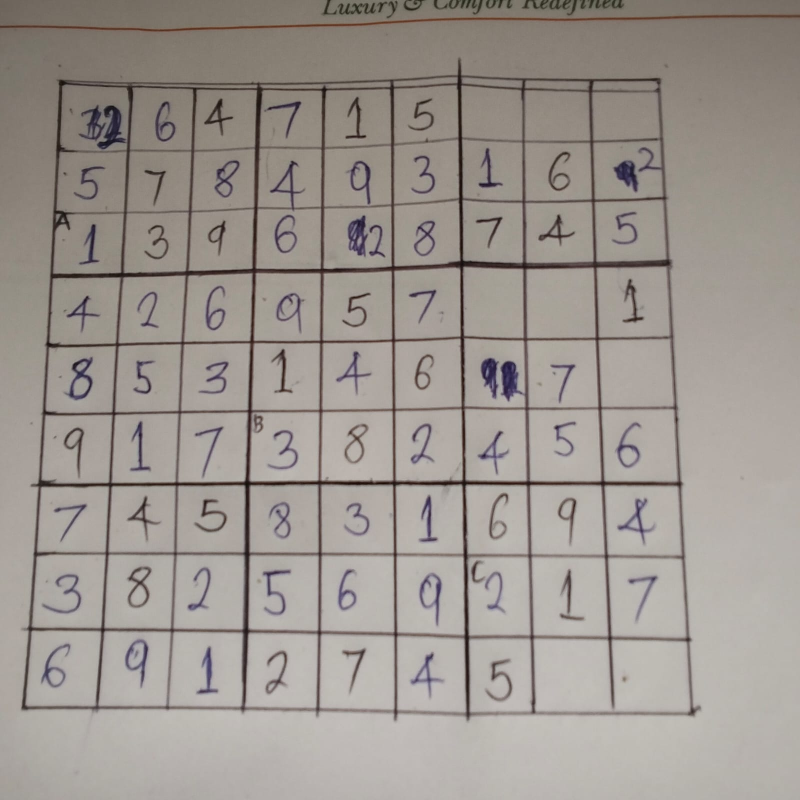
#> input picture sudoku.jpeg, 1600 x 1600 px (shown at 1/2 size)
$ python grid_detection.py
#> lines starting #> are read from the running program, lines starting #| are printed output that depends on the picture; after the words box and inside, x2 and y2 are one past the last pixel; in counts of white or black regions, pixels touching at a corner belong together
"""Find a sudoku grid in a photo, flatten it, and cut it into 81 cell images."""
import cv2
import numpy as np

WARP_SIZE = 450  # side of the flattened grid in pixels (50 px per cell)


def preprocess(image):
    """Grayscale -> blur -> adaptive threshold (white lines on black)."""
    gray = cv2.cvtColor(image, cv2.COLOR_BGR2GRAY) if image.ndim == 3 else image
    blur = cv2.GaussianBlur(gray, (7, 7), 0)
    thresh = cv2.adaptiveThreshold(
        blur, 255, cv2.ADAPTIVE_THRESH_GAUSSIAN_C, cv2.THRESH_BINARY_INV, 11, 2
    )
    return gray, thresh


def order_corners(pts):
    """Order 4 points as top-left, top-right, bottom-right, bottom-left."""
    pts = np.asarray(pts, dtype="float32").reshape(4, 2)
    s = pts.sum(axis=1)
    d = np.diff(pts, axis=1).ravel()
    return np.array([
        pts[np.argmin(s)],  # top-left: smallest x+y
        pts[np.argmin(d)],  # top-right: smallest y-x
        pts[np.argmax(s)],  # bottom-right: largest x+y
        pts[np.argmax(d)],  # bottom-left: largest y-x
    ], dtype="float32")


def find_grid_corners(thresh):
    """Return the 4 outer corners of the largest quadrilateral, or None."""
    contours, _ = cv2.findContours(thresh, cv2.RETR_EXTERNAL, cv2.CHAIN_APPROX_SIMPLE)
    if not contours:
        return None
    img_area = thresh.shape[0] * thresh.shape[1]
    for cnt in sorted(contours, key=cv2.contourArea, reverse=True)[:5]:
        if cv2.contourArea(cnt) < 0.1 * img_area:
            break
        peri = cv2.arcLength(cnt, True)
        approx = cv2.approxPolyDP(cnt, 0.02 * peri, True)
        if len(approx) == 4:
            return order_corners(approx)
    # Fallback for hand-drawn or imperfect borders: use the rotated bounding box
    biggest = max(contours, key=cv2.contourArea)
    if cv2.contourArea(biggest) < 0.1 * img_area:
        return None
    return order_corners(cv2.boxPoints(cv2.minAreaRect(biggest)))


def warp_grid(image, corners, size=WARP_SIZE):
    """Perspective-transform the grid to a flat size x size square."""
    dst = np.array([[0, 0], [size - 1, 0], [size - 1, size - 1], [0, size - 1]], dtype="float32")
    M = cv2.getPerspectiveTransform(corners, dst)
    return cv2.warpPerspective(image, M, (size, size)), M


def remove_grid_lines(warped, line_len=25):
    """Binarize the flattened grid and erase the grid lines, leaving only digits.

    Long horizontal/vertical strokes are found with morphological opening and
    subtracted. `line_len` must be shorter than a cell (50 px) but longer than
    the straight stroke of a digit such as 1 or 7.
    """
    blur = cv2.GaussianBlur(warped, (3, 3), 0)
    binary = cv2.adaptiveThreshold(
        blur, 255, cv2.ADAPTIVE_THRESH_GAUSSIAN_C, cv2.THRESH_BINARY_INV, 25, 12
    )
    hk = cv2.getStructuringElement(cv2.MORPH_RECT, (line_len, 1))
    vk = cv2.getStructuringElement(cv2.MORPH_RECT, (1, line_len))
    lines = cv2.bitwise_or(
        cv2.morphologyEx(binary, cv2.MORPH_OPEN, hk),
        cv2.morphologyEx(binary, cv2.MORPH_OPEN, vk),
    )
    lines = cv2.dilate(lines, np.ones((3, 3), np.uint8))
    return cv2.bitwise_and(binary, cv2.bitwise_not(lines))


def erase_line_bands(warped, ys, xs, half_width=4):
    """Binarize the flattened grid and blank a thin band around each known grid line.

    Unlike remove_grid_lines this does not guess what a line looks like, so thin
    digits (a 1, a 7) survive. Needs the positions from find_line_positions.
    """
    blur = cv2.GaussianBlur(warped, (3, 3), 0)
    binary = cv2.adaptiveThreshold(
        blur, 255, cv2.ADAPTIVE_THRESH_GAUSSIAN_C, cv2.THRESH_BINARY_INV, 25, 12
    )
    h, w = binary.shape
    for y in ys:
        binary[max(0, int(y) - half_width): int(y) + half_width + 1, :] = 0
    for x in xs:
        binary[:, max(0, int(x) - half_width): int(x) + half_width + 1] = 0
    return binary


def _line_peaks(profile, min_gap=15, rel_thresh=0.25):
    """Positions of peaks in a 1-D line-strength profile, strongest kept per cluster."""
    p = np.convolve(profile, np.ones(5) / 5, mode="same")
    peaks = [i for i in range(2, len(p) - 2)
             if p[i] == p[i - 2: i + 3].max() and p[i] > rel_thresh * p.max()]
    merged = []
    for i in peaks:
        if merged and i - merged[-1] < min_gap:
            if p[i] > p[merged[-1]]:
                merged[-1] = i
        else:
            merged.append(i)
    return merged, p


def _complete_lines(peaks, strength, size, n=10, snap=10):
    """Turn a partial list of detected line positions into exactly n positions.

    Gaps between detected lines are filled using the typical spacing, then the
    sequence is extended on whichever side of the image has more room. Falls
    back to evenly spaced lines if too few were detected.
    """
    if len(peaks) < 4:
        return list(np.linspace(0, size - 1, n))
    diffs = np.diff(peaks)
    spacing = float(np.median(diffs))
    pts = [float(peaks[0])]
    for a, b in zip(peaks[:-1], peaks[1:]):
        k = max(1, int(round((b - a) / spacing)))
        pts.extend(a + (b - a) * j / k for j in range(1, k + 1))
    while len(pts) < n:
        room_before, room_after = pts[0], (size - 1) - pts[-1]
        if room_before >= room_after:
            pts.insert(0, pts[0] - spacing)
        else:
            pts.append(pts[-1] + spacing)
    while len(pts) > n:  # drop the weaker end line
        if strength[int(np.clip(pts[0], 0, size - 1))] < strength[int(np.clip(pts[-1], 0, size - 1))]:
            pts.pop(0)
        else:
            pts.pop()
    detected = set(float(x) for x in peaks)
    out = []
    for x in pts:
        x = float(np.clip(x, 0, size - 1))
        if x not in detected:
            # A guessed line: snap to the strongest nearby ridge, if there is one.
            lo, hi = int(max(0, x - snap)), int(min(size, x + snap + 1))
            window = strength[lo:hi]
            if len(window) and window.max() > 0.08 * strength.max():
                x = float(lo + int(np.argmax(window)))
        out.append(x)
    return out


def find_line_positions(warped, detect_len=30):
    """Locate the 10 horizontal and 10 vertical grid lines in the flattened image.

    Works for hand-drawn grids with uneven spacing. Returns (ys, xs).
    """
    size = warped.shape[0]
    blur = cv2.GaussianBlur(warped, (3, 3), 0)
    binary = cv2.adaptiveThreshold(
        blur, 255, cv2.ADAPTIVE_THRESH_GAUSSIAN_C, cv2.THRESH_BINARY_INV, 25, 12
    )
    hmask = cv2.morphologyEx(binary, cv2.MORPH_OPEN,
                             cv2.getStructuringElement(cv2.MORPH_RECT, (detect_len, 1)))
    vmask = cv2.morphologyEx(binary, cv2.MORPH_OPEN,
                             cv2.getStructuringElement(cv2.MORPH_RECT, (1, detect_len)))
    ys, ps = _line_peaks(hmask.sum(axis=1).astype(float) / 255)
    xs, pc = _line_peaks(vmask.sum(axis=0).astype(float) / 255)
    return _complete_lines(ys, ps, size), _complete_lines(xs, pc, size)


def split_cells(image, ys=None, xs=None, margin=0.16):
    """Cut an image into a 9x9 list of cell images along the given line positions.

    Without `ys`/`xs` the grid is cut into equal squares. `margin` trims a
    fraction of each cell's own size so leftover line fragments are ignored.
    """
    size = image.shape[0]
    if ys is None:
        ys = list(np.linspace(0, size, 10))
    if xs is None:
        xs = list(np.linspace(0, size, 10))
    cells = []
    for r in range(9):
        row = []
        for c in range(9):
            ph = int((ys[r + 1] - ys[r]) * margin)
            pw = int((xs[c + 1] - xs[c]) * margin)
            y0, y1 = int(ys[r]) + ph, int(ys[r + 1]) - ph
            x0, x1 = int(xs[c]) + pw, int(xs[c + 1]) - pw
            row.append(image[y0:y1, x0:x1])
        cells.append(row)
    return cells


def is_cell_empty(clean_cell, min_ink=0.0115):
    """A cell (from the line-free binary image) is blank if it holds almost no ink."""
    return (np.count_nonzero(clean_cell) / clean_cell.size) < min_ink


def analyze_image(image):
    """Full pipeline with everything a caller might need.

    Returns a dict with: warped, cells (for reading digits), empty (9x9 blank
    mask), M (photo -> flattened transform), ys and xs (grid line positions in
    the flattened image). Returns None if no grid is found.
    """
    gray, thresh = preprocess(image)
    corners = find_grid_corners(thresh)
    if corners is None:
        return None
    warped, M = warp_grid(gray, corners)
    ys, xs = find_line_positions(warped)
    # Blank/filled decision: aggressive line removal, tight crop.
    tight = split_cells(remove_grid_lines(warped, 25), ys, xs, margin=0.16)
    # Reading digits: erase only a thin band around each detected line.
    cells = split_cells(erase_line_bands(warped, ys, xs), ys, xs, margin=0.05)
    empty = [[is_cell_empty(tight[r][c]) for c in range(9)] for r in range(9)]
    return {"warped": warped, "cells": cells, "empty": empty, "M": M, "ys": ys, "xs": xs}


def extract_cells(image):
    """Photo -> (warped grid, 9x9 digit cells, blank mask, transform), or None."""
    result = analyze_image(image)
    if result is None:
        return None
    return result["warped"], result["cells"], result["empty"], result["M"]


if __name__ == "__main__":
    import sys

    path = sys.argv[1] if len(sys.argv) > 1 else "sudoku.jpeg"
    img = cv2.imread(path)
#> img is the input picture: shape (1600, 1600, 3); mean B, G, R 144.4, 150.4, 157.3
    if img is None:
        sys.exit(f"Could not read image: {path}")
    result = extract_cells(img)
#> in preprocess, `thresh = cv2.adaptiveThreshold( blur, 255, cv2.ADAPTIVE_THRESH_GAUSSIA..`:
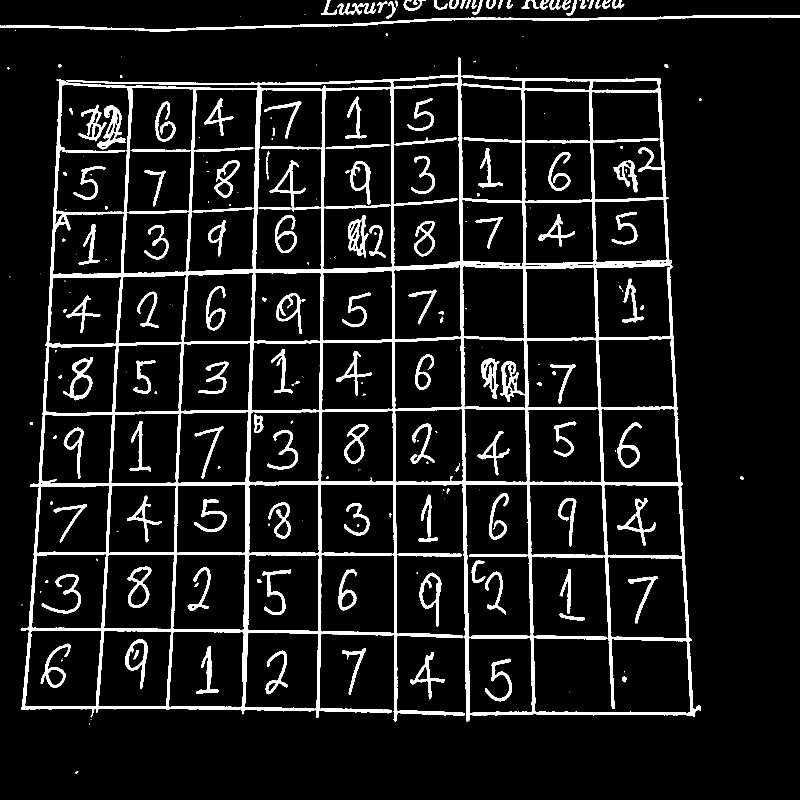
#> thresh: shape (1600, 1600) (shown at 1/2 size); 9.3% white; 242 white regions (94 under 20 px)
#> in find_grid_corners, `contours, _ = cv2.findContours(thresh, cv2.RETR_EXTERNAL, cv2.CHAIN_AP..`: contours = 67 contours, 27 with area under 20; largest, box (x1, y1, x2, y2) and area: (41, 114, 1402, 1444) 1494125, (0, 30, 1600, 63) 5656, (839, 1145, 883, 1254) 2430, (821, 1304, 890, 1399) 1244, (531, 1301, 576, 1389) 1038
#> the loop in find_grid_corners, `for cnt in sorted(contours, key=cv2.contourArea, reverse=True)[:5]:` made 2 passes
#> peri on pass 1: 9428
#> in find_grid_corners, `biggest = max(contours, key=cv2.contourArea)`: biggest = contour of 1597 points, box (x1, y1, x2, y2) (41, 114, 1402, 1444), area 1494125
#> in order_corners, `pts = np.asarray(pts, dtype="float32").reshape(4, 2)`: pts = [[43.96, 1462.7], [14.63, 133.9], [1372.1, 104], [1401.4, 1432.7]]
#> in order_corners, `s = pts.sum(axis=1)`: s = [1506.6, 148.6, 1476.1, 2834.1]
#> in order_corners, `d = np.diff(pts, axis=1).ravel()`: d = [1418.7, 119.3, -1268.1, 31.27]
#> in analyze_image, `corners = find_grid_corners(thresh)`: corners = [[14.63, 133.9], [1372.1, 104], [1401.4, 1432.7], [43.96, 1462.7]]
#> in warp_grid, `M = cv2.getPerspectiveTransform(corners, dst)`: M = [[0.331, -0.0073, -3.86], [0.00746, 0.338, -45.35], [1.69e-11, -7.46e-13, 1]]
#> in analyze_image, `warped, M = warp_grid(gray, corners)`:
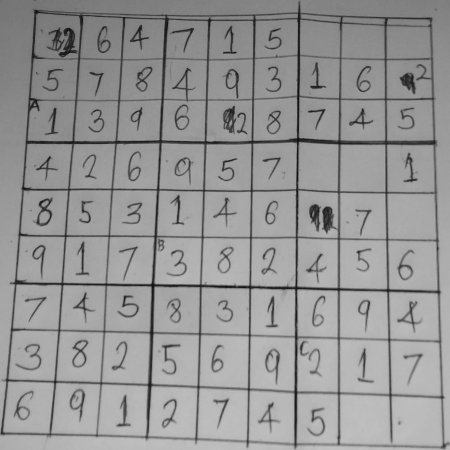
#> warped: shape (450, 450); min 14, max 194, mean 149.8
#> in find_line_positions, `binary = cv2.adaptiveThreshold( blur, 255, cv2.ADAPTIVE_THRESH_GAUSSIA..`: binary: shape (450, 450); 17.3% white; 96 white regions (13 under 20 px), largest, box (x1, y1, x2, y2) and area: (0, 1, 450, 450) 23423, (34, 198, 53, 226) 212, (59, 28, 77, 57) 209
#> in find_line_positions, `hmask = cv2.morphologyEx(binary, cv2.MORPH_OPEN, cv2.getStructuringEle..`: hmask: shape (450, 450); 4.8% white; 23 white regions, largest, box (x1, y1, x2, y2) and area: (26, 139, 438, 145) 1416, (11, 282, 442, 293) 1387, (0, 432, 447, 448) 1212
#> in find_line_positions, `vmask = cv2.morphologyEx(binary, cv2.MORPH_OPEN, cv2.getStructuringEle..`:
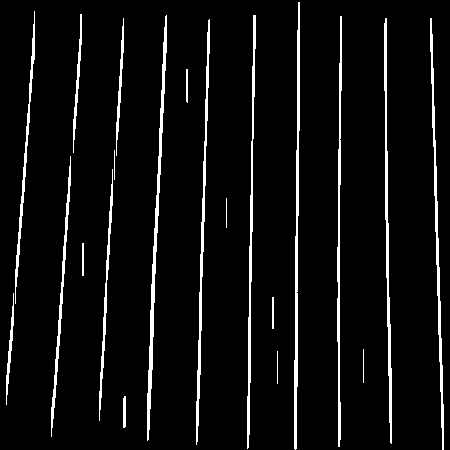
#> vmask: shape (450, 450); 5.8% white; 21 white regions, largest, box (x1, y1, x2, y2) and area: (147, 15, 167, 441) 1419, (294, 2, 300, 450) 1301, (384, 18, 392, 444) 1180
#> in _line_peaks, `p = np.convolve(profile, np.ones(5) / 5, mode="same")`: p = 450 values, max 275.8 at index 142, min 0 at index 0, mean 21.67
#> in _line_peaks, `peaks = [i for i in range(2, len(p) - 2) if p[i] == p[i - 2: i + 3].ma..`: peaks = [17, 98, 99, 100, 142, 190, 237, 286, 332, 383, 393, 435, 445]
#> the loop in _line_peaks, `for i in peaks:` made 13 passes
#> i on passes 1 to 12: 17, 98, 99, 100, 142, 190, 237, 286, 332, 383, 393, 435
#> after the loop in _line_peaks, `for i in peaks:`: merged = [17, 98, 142, 190, 237, 286, 332, 383, 435]
#> in find_line_positions, `ys, ps = _line_peaks(hmask.sum(axis=1).astype(float) / 255)`: ps has the same summary as p in _line_peaks
#> the loop in _line_peaks (call 2), `for i in peaks:` made 8 passes
#> i on passes 1 to 8: 151, 162, 201, 250, 297, 339, 387, 437
#> in find_line_positions, `xs, pc = _line_peaks(vmask.sum(axis=0).astype(float) / 255)`: xs = [151, 201, 250, 297, 339, 387, 437]; pc = 450 values, max 242.4 at index 297, min 0 at index 0, mean 26.09
#> in _complete_lines, `diffs = np.diff(peaks)`: diffs = [81, 44, 48, 47, 49, 46, 51, 52]
#> in _complete_lines, `spacing = float(np.median(diffs))`: spacing = 48.5
#> in _complete_lines, `pts = [float(peaks[0])]`: pts = [17]
#> the loop in _complete_lines, `for a, b in zip(peaks[:-1], peaks[1:]):` made 8 passes
#> (a, b, k) on passes 1 to 8: (17, 98, 2), (98, 142, 1), (142, 190, 1), (190, 237, 1), (237, 286, 1), (286, 332, 1), (332, 383, 1), (383, 435, 1)
#> after the loop in _complete_lines, `for a, b in zip(peaks[:-1], peaks[1:]):`: pts = [17, 57.5, 98, 142, 190, 237, 286, 332, 383, 435]
#> in _complete_lines, `detected = set(float(x) for x in peaks)`: detected = 9 items
#> the loop in _complete_lines, `for x in pts:` made 10 passes
#> (lo, hi) on pass 2: (47, 68)
#> after the loop in _complete_lines, `for x in pts:`: hi = 68; lo = 47; out = [17, 57, 98, 142, 190, 237, 286, 332, 383, 435]; window = 21 values, max 56.4 at index 10, min 0 at index 0, mean 13.43
#> the loop in _complete_lines (call 2), `for a, b in zip(peaks[:-1], peaks[1:]):` made 6 passes
#> (a, b) on passes 1 to 6: (151, 201), (201, 250), (250, 297), (297, 339), (339, 387), (387, 437)
#> the loop in _complete_lines (call 2), `while len(pts) < n:` made 3 passes
#> room_before on passes 1 to 3: 151, 102.5, 54
#> the loop in _complete_lines (call 2), `for x in pts:` made 10 passes
#> (lo, hi) on passes 1 to 3: (0, 16), (44, 65), (92, 113)
#> in analyze_image, `ys, xs = find_line_positions(warped)`: ys = [17, 57, 98, 142, 190, 237, 286, 332, 383, 435]; xs = [10, 64, 104, 151, 201, 250, 297, 339, 387, 437]
#> in remove_grid_lines, `lines = cv2.bitwise_or( cv2.morphologyEx(binary, cv2.MORPH_OPEN, hk), ..`: lines: shape (450, 450); 11% white; 28 white regions, largest, box (x1, y1, x2, y2) and area: (0, 1, 446, 450) 21185, (123, 395, 126, 427) 93, (325, 206, 328, 233) 78
#> in remove_grid_lines, `lines = cv2.dilate(lines, np.ones((3, 3), np.uint8))`:
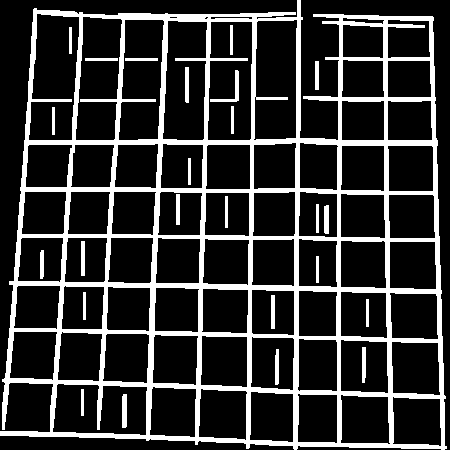
#> lines: shape (450, 450); 19.9% white; 25 white regions, largest, box (x1, y1, x2, y2) and area: (0, 0, 447, 450) 37536, (210, 70, 239, 102) 200, (122, 394, 127, 428) 167
#> in remove_grid_lines, `return cv2.bitwise_and(binary, cv2.bitwise_not(lines))`:
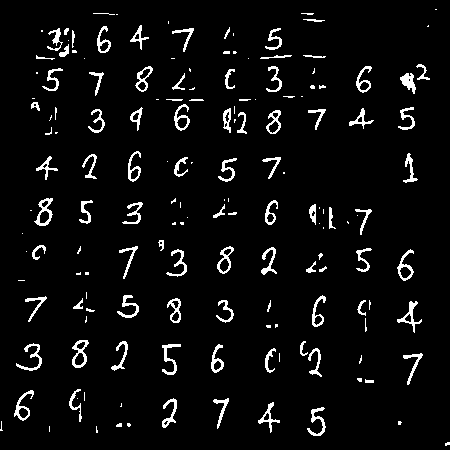
#> returned value: shape (450, 450); 5.1% white in thin lines or dots
#> in split_cells, `size = image.shape[0]`: size = 450
#> after the loop in split_cells, `for r in range(9):`: cells = 9 items
#> the loop in erase_line_bands, `for y in ys:` made 10 passes
#> after the loop in erase_line_bands, `for y in ys:`:
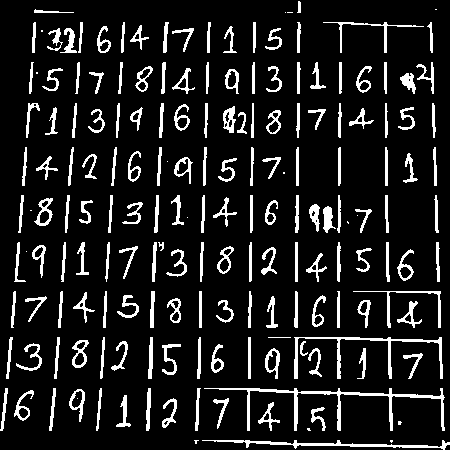
#> binary: shape (450, 450); 11.7% white; 180 white regions (17 under 20 px), largest, box (x1, y1, x2, y2) and area: (204, 388, 445, 431) 1297, (294, 337, 443, 379) 869, (202, 440, 450, 450) 708
#> the loop in erase_line_bands, `for x in xs:` made 10 passes
#> x on passes 1 to 10: 10, 64, 104, 151, 201, 250, 297, 339, 387, 437
#> after the loop in erase_line_bands, `for x in xs:`:
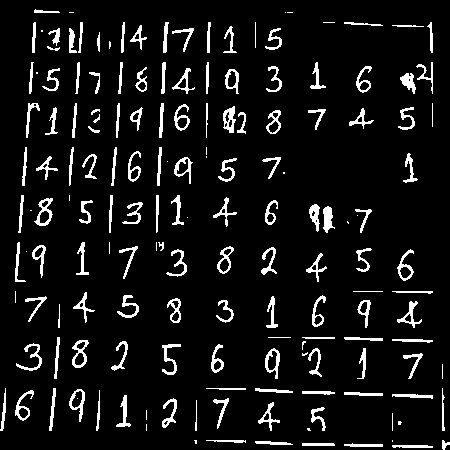
#> binary: shape (450, 450); 7.9% white; 165 white regions (31 under 20 px), largest, box (x1, y1, x2, y2) and area: (34, 198, 53, 226) 212, (223, 106, 236, 133) 202, (72, 340, 89, 368) 202
#> in extract_cells, `result = analyze_image(image)`: result = 6 items
    if result is None:
        sys.exit("No sudoku grid found")
    warped, cells, empty, _ = result
#> cells = 9 items; empty = 9 items
    cv2.imwrite("warped.png", warped)
    print("Saved warped.png")
    for r in range(9):
        print(" ".join("." if empty[r][c] else "#" for c in range(9)))
#> this loop made 9 passes
